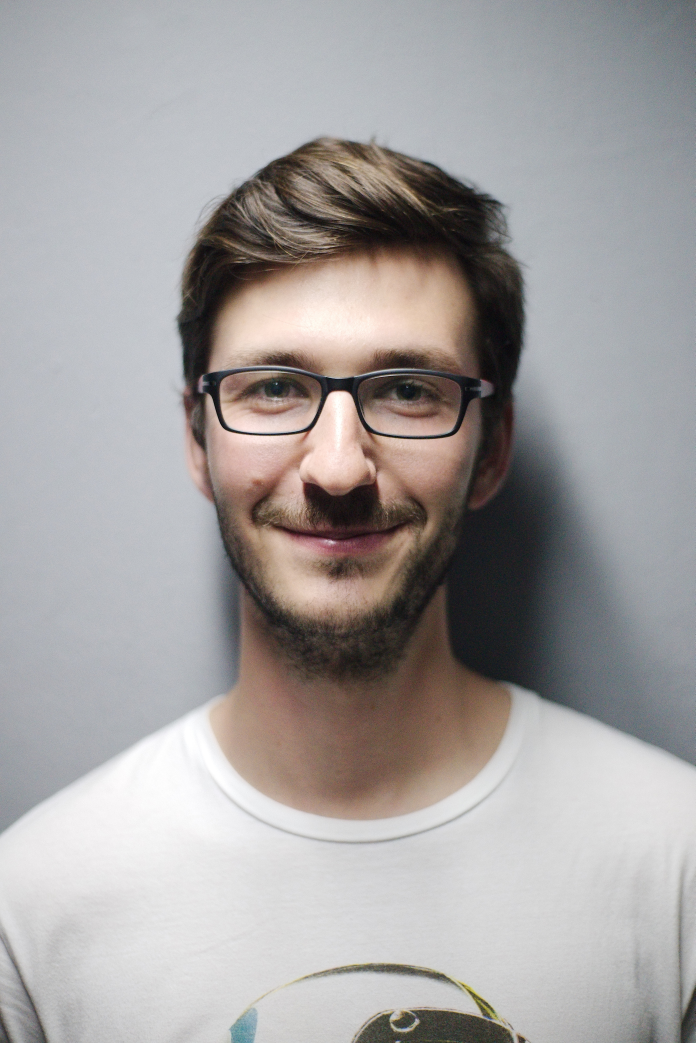
#> input picture data/test0.jpg, 3476 x 5214 px (shown at 1/5 size); its folder holds only this picture in this run
$ python main.py
#> lines starting #> are read from the running program, lines starting #| are printed output that depends on the picture
import os

import cv2
import matplotlib.pyplot as plt

data_dir = './data'
models_dir = './models'

face_detector = cv2.CascadeClassifier(os.path.join(models_dir, 'haarcascade_frontalface_default.xml'))
eyes_detector = cv2.CascadeClassifier(os.path.join(models_dir, 'haarcascade_eye_tree_eyeglasses.xml'))

for img_path in os.listdir(data_dir):
    img = cv2.imread(os.path.join(data_dir, img_path))
#> img is the input picture: shape (5214, 3476, 3); mean B, G, R 160.5, 160.9, 164.3
    img_gray = cv2.cvtColor(img, cv2.COLOR_BGR2GRAY)
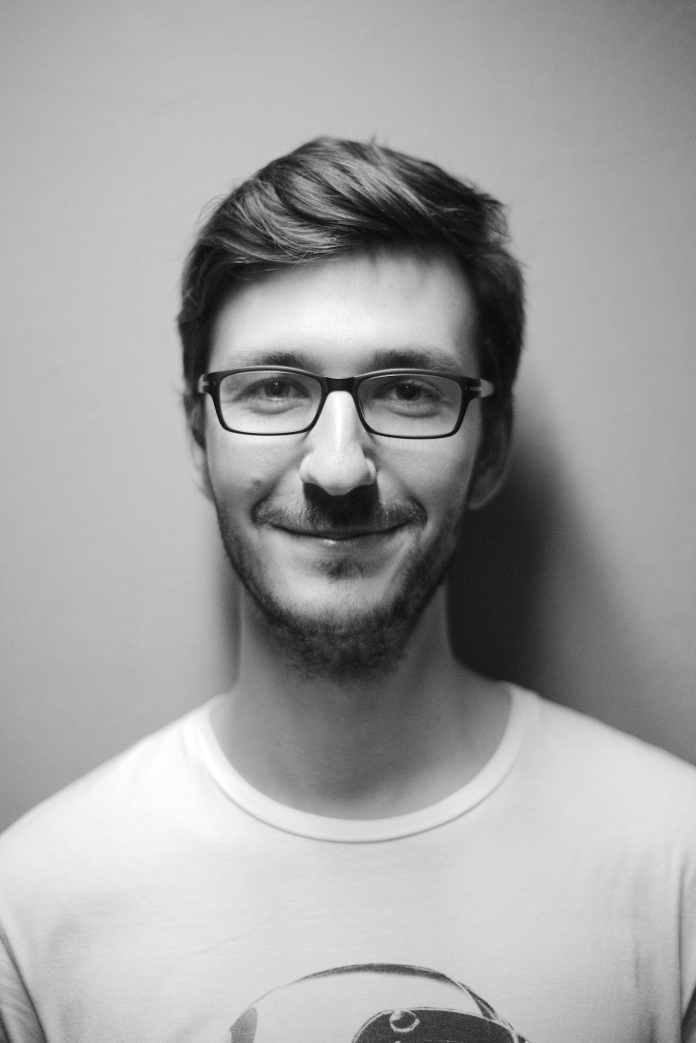
#> img_gray: shape (5214, 3476) (shown at 1/5 size); min 0, max 255, mean 161.9

    faces = face_detector.detectMultiScale(img_gray, minNeighbors=20)
#> faces = [[751, 1228, 1920, 1920]]

    plt.figure()
    for face in faces:
        x1, y1, w, h = face

        img = cv2.rectangle(img, (x1, y1), (x1 + w, y1 + h), (0, 255, 0), 10)

        factor = 0.5
        face_ = img_gray[y1:y1 + h, x1:x1 + w]
        eyes = eyes_detector.detectMultiScale(cv2.resize(face_, (int(w * factor), int(h * factor))))
        for eye in eyes:
            eye = [int(e / factor)for e in eye]
            x1e, y1e, we, he = eye

            img = cv2.rectangle(img, (x1 + x1e, y1 + y1e), (x1 + x1e + we, y1 + y1e + he), (0, 255, 0), 10)
#> this loop made 1 pass
#> (x1, y1, w, h, factor, eyes) on pass 1: (751, 1228, 1920, 1920, 0.5, [[231, 285, 161, 161], [549, 278, 177, 177]])
#> pass 1, `face_ = img_gray[y1:y1 + h, x1:x1 + w]`:
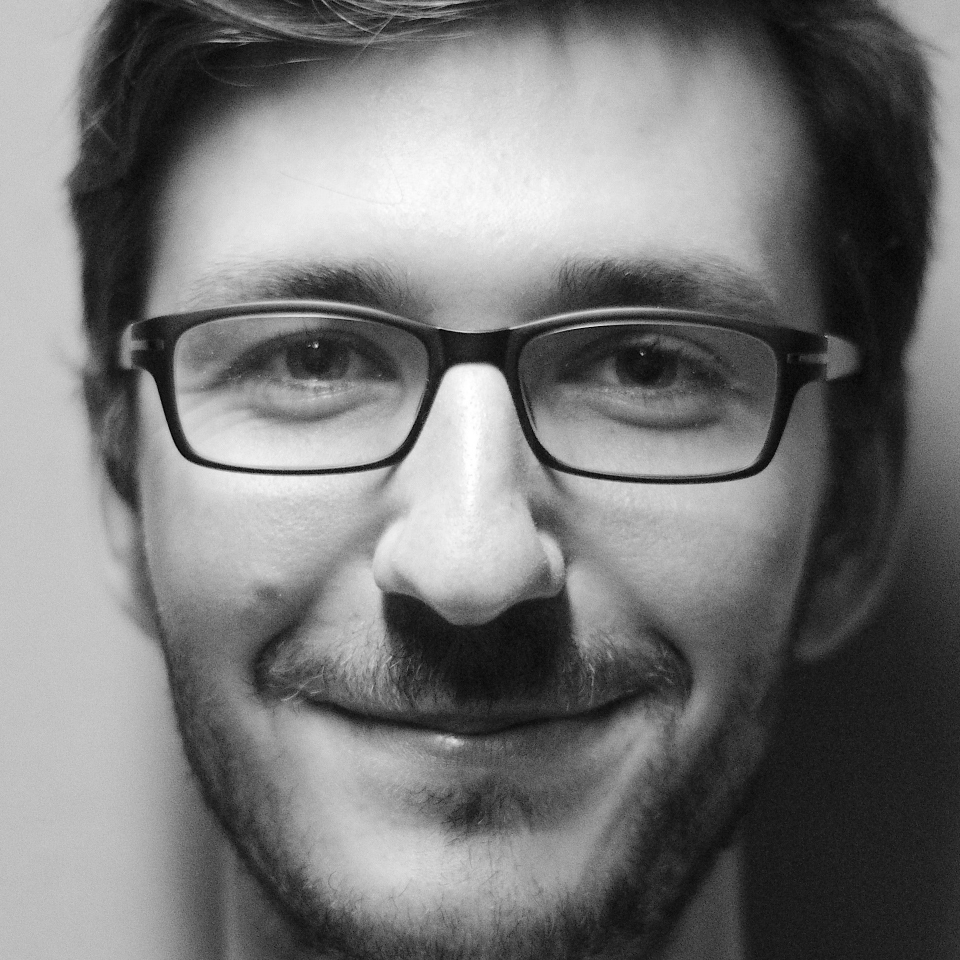
#> face_: shape (1920, 1920) (shown at 1/2 size); min 0, max 255, mean 118.9
#> after the loop, eye = [1098, 556, 354, 354]

    img_rgb = cv2.cvtColor(img, cv2.COLOR_BGR2RGB)
    plt.imshow(img_rgb)

plt.show()

$ run again, on data/test1.jpg
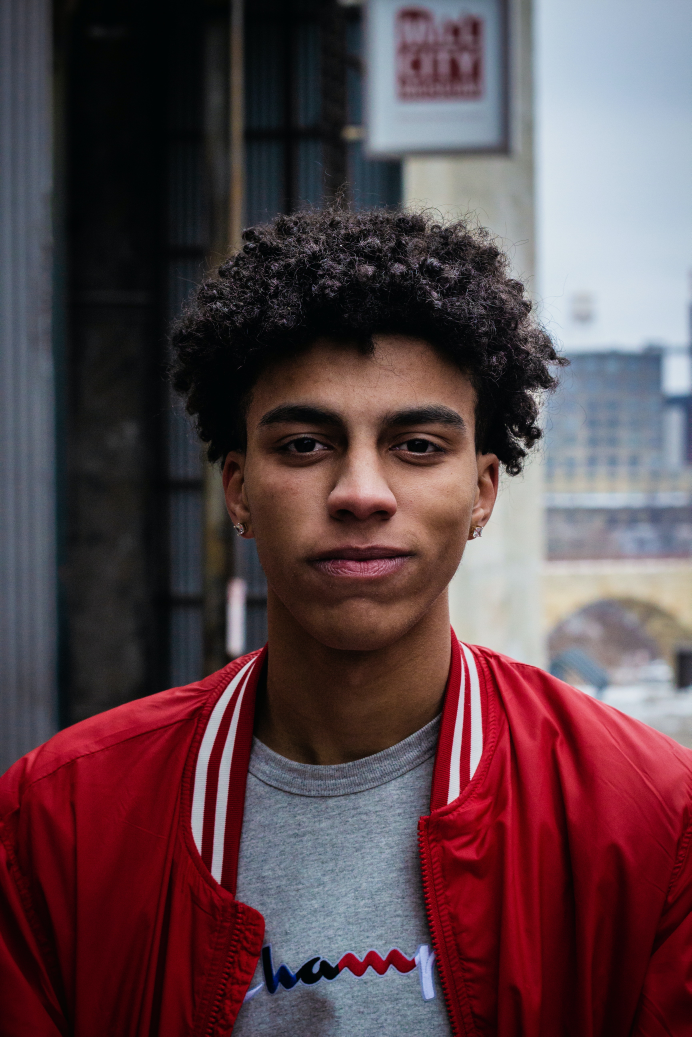
#> input picture data/test1.jpg, 3456 x 5184 px (shown at 1/5 size)
#> img is the input picture: shape (5184, 3456, 3); mean B, G, R 74.7, 69.1, 91.8
#> `img_gray = cv2.cvtColor(img, cv2.COLOR_BGR2GRAY)`:
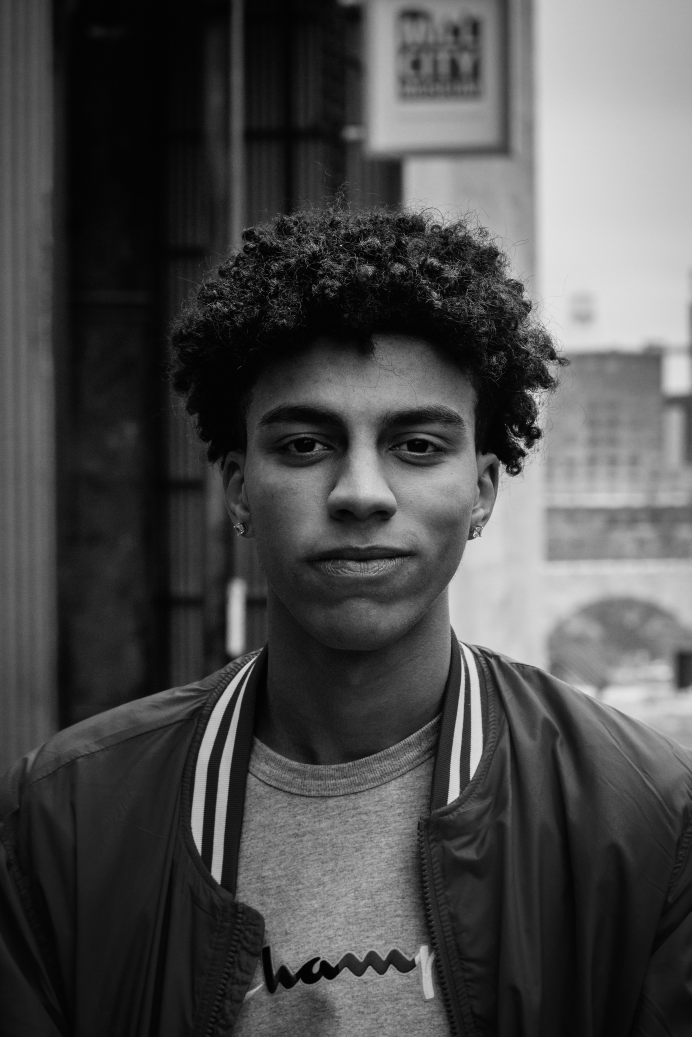
#> img_gray: shape (5184, 3456) (shown at 1/5 size); min 0, max 254, mean 76.5
#> faces = [[1069, 1643, 1479, 1479]]
#> the loop `for face in faces:` made 1 pass
#> (x1, y1, w, h, factor, eyes) on pass 1: (1069, 1643, 1479, 1479, 0.5, [[426, 210, 165, 165], [149, 222, 149, 149]])
#> pass 1, `face_ = img_gray[y1:y1 + h, x1:x1 + w]`:
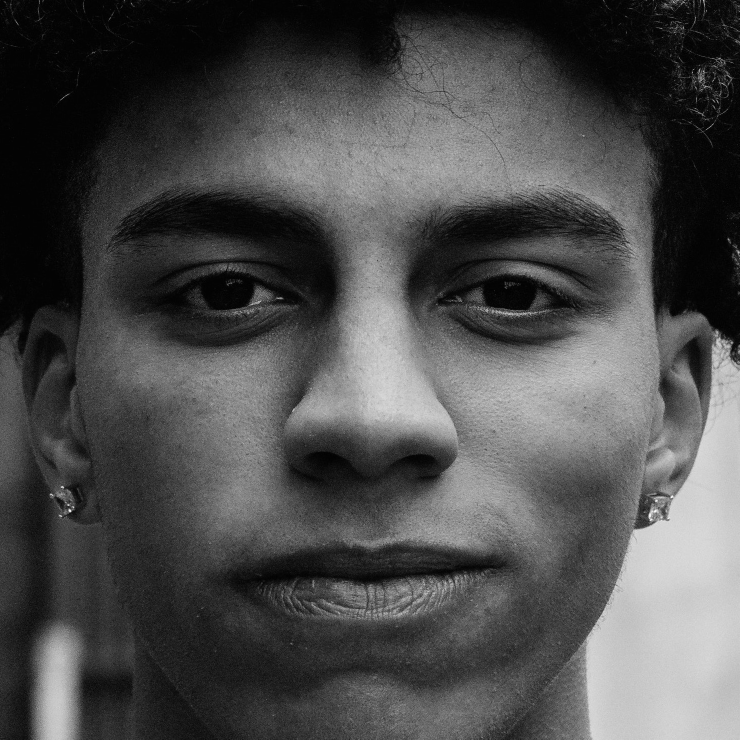
#> face_: shape (1479, 1479) (shown at 1/2 size); min 0, max 254, mean 76.5
#> after the loop `for face in faces:`: eye = [298, 444, 298, 298]

$ run again, on data/test2.jpg
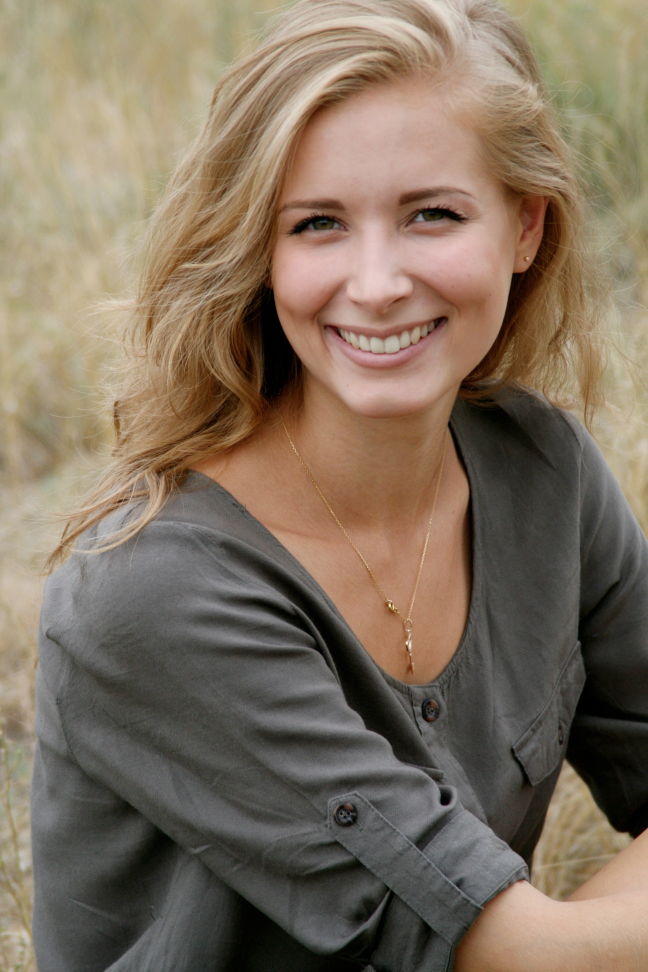
#> input picture data/test2.jpg, 2592 x 3888 px (shown at 1/4 size)
#> img is the input picture: shape (3888, 2592, 3); mean B, G, R 95.8, 113.1, 128.6
#> `img_gray = cv2.cvtColor(img, cv2.COLOR_BGR2GRAY)`:
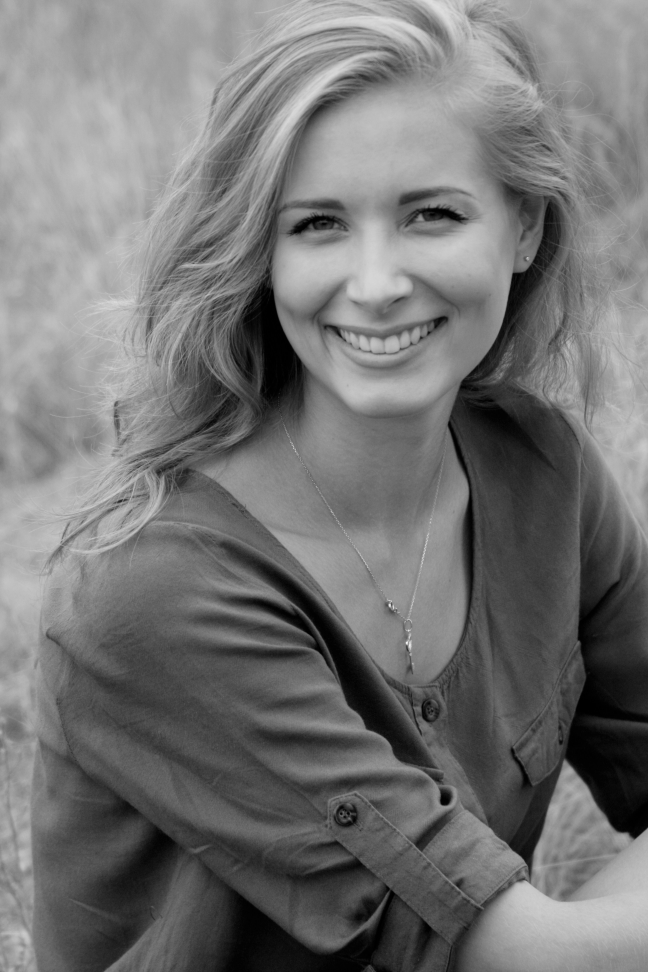
#> img_gray: shape (3888, 2592) (shown at 1/4 size); min 0, max 254, mean 115.8
#> faces = [[877, 418, 1228, 1228]]
#> the loop `for face in faces:` made 1 pass
#> (x1, y1, w, h, factor, eyes) on pass 1: (877, 418, 1228, 1228, 0.5, [[147, 184, 113, 113], [362, 161, 124, 124]])
#> pass 1, `face_ = img_gray[y1:y1 + h, x1:x1 + w]`:
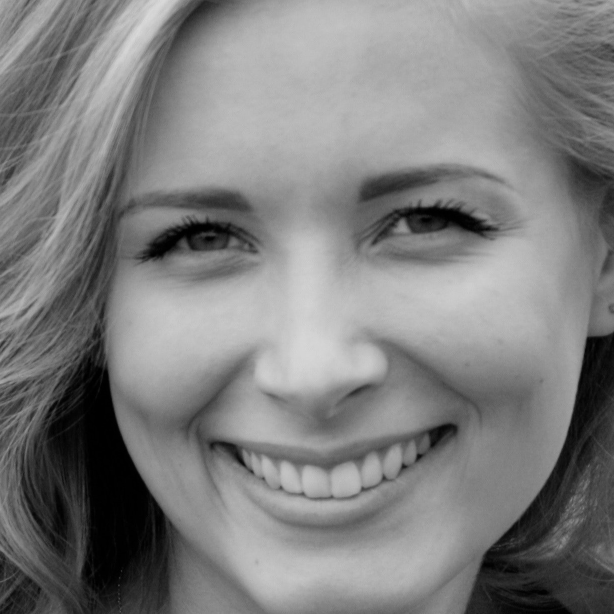
#> face_: shape (1228, 1228) (shown at 1/2 size); min 0, max 220, mean 125.8
#> after the loop `for face in faces:`: eye = [724, 322, 248, 248]
